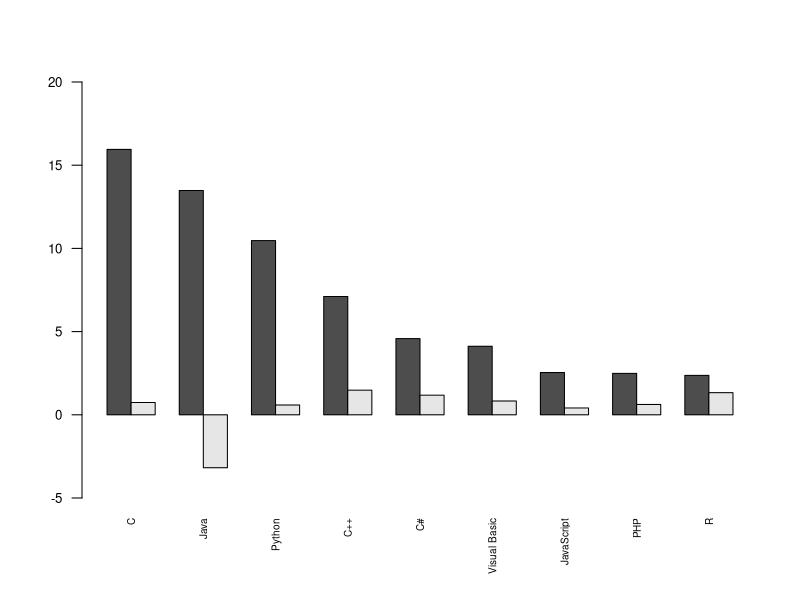

The R script that drew this image:
languages <- data.frame(
   id = c(1:9),
   name = c("C", "Java", "Python", "C++", "C#", "Visual Basic", "JavaScript", "PHP", "R"),
   usage = c(15.95, 13.48, 10.47, 7.11, 4.58, 4.12, 2.54, 2.49, 2.37),
   change = c(0.74, -3.18, 0.59, 1.48, 1.18, 0.83, 0.41, 0.62, 1.33)
)

data=t(languages[, c("usage", "change")])
print(data)

barplot(data, names.arg=languages$name,
     ylim=c(-5, 20),
     cex.axis = 0.8,
     cex.names = 0.6,
     las=2,
     beside=T)
